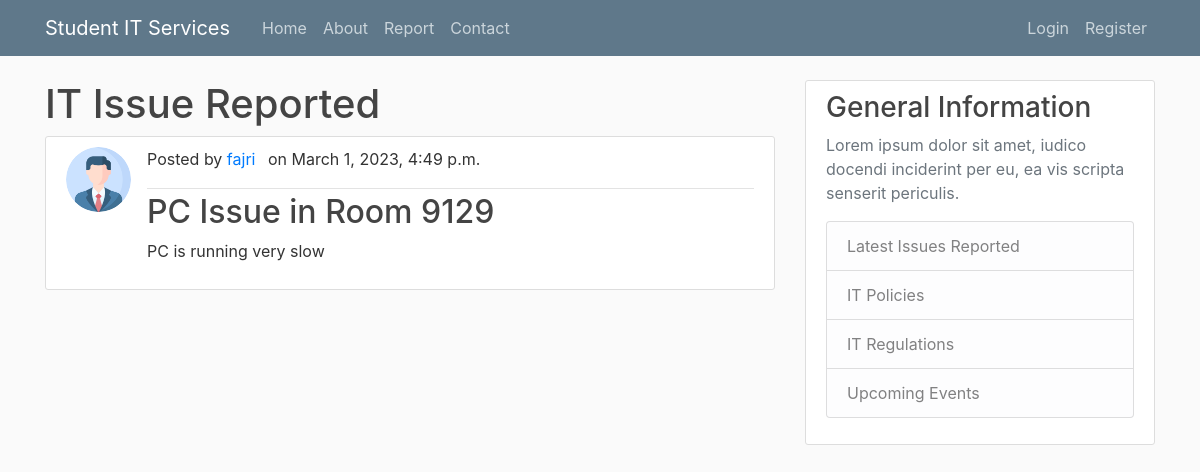
The page /issue/2 on the database its author committed.
### itreporting/models.py (models this page shows, shortened)
class Issue(models.Model):
    type = models.CharField(max_length = 100)
    room = models.CharField(max_length = 100)
    details = models.TextField()
    date_submitted = models.DateTimeField(default = timezone.now)
    author = models.ForeignKey(User, on_delete = models.CASCADE)

### users/models.py (models this page shows, shortened)
class Profile(models.Model):
    user = models.OneToOneField(User, on_delete=models.CASCADE)
    image = models.ImageField(default='default.png', upload_to='profile_pics')

### itreporting/views.py (the view)
# urls.py: path('issue/<int:pk>', PostDetailView.as_view(), name='issue-detail'),
class PostDetailView(DetailView):
    model = Issue

### itreporting/templates/itreporting/issue_detail.html (shortened to what this page needs)
{% extends "itreporting/base.html" %}
{% block content %}<h1>IT Issue Reported</h1>
<article class="media content-section">
    <img class="rounded-circle article-img" src="{{object.author.profile.image.url}}"/>
    <div class="media-body">
        <div class="article-metadata">
            <p class="mr-2">Posted by <a class="mr-2" href="{% url 'user-issues' object.author.username %}">{{object.author}}</a> on {{object.date_submitted}}</p>
        </div>
        <h2 class="article-title">{{object.type}} Issue in Room {{object.room}}</h2>
        <p class="article-content">{{object.details}}</p>
    </div>
</article>{% endblock %}

### itreporting/static/css/styles.css (style rules this page uses)
body { background: #fafafa; color: #333333; margin-top: 5rem; }
h1, h2, h3, h4, h5, h6 { color: #444444; }
.content-section { background: #ffffff; padding: 10px 20px; border: 1px solid #dddddd; border-radius: 3px; margin-bottom: 20px; }
.article-title { color: #444444; }
.article-content { white-space: pre-line; }
.article-img { height: 65px; width: 65px; margin-right: 16px; }
.article-metadata { padding-bottom: 1px; margin-bottom: 4px; border-bottom: 1px solid #e3e3e3 }

### rows shown on the page
Issue: author.profile.image (picture), author "fajri", date_submitted "March 1, 2023, 4:49 p.m.", type "PC", room "9129", details "PC is running very slow"
